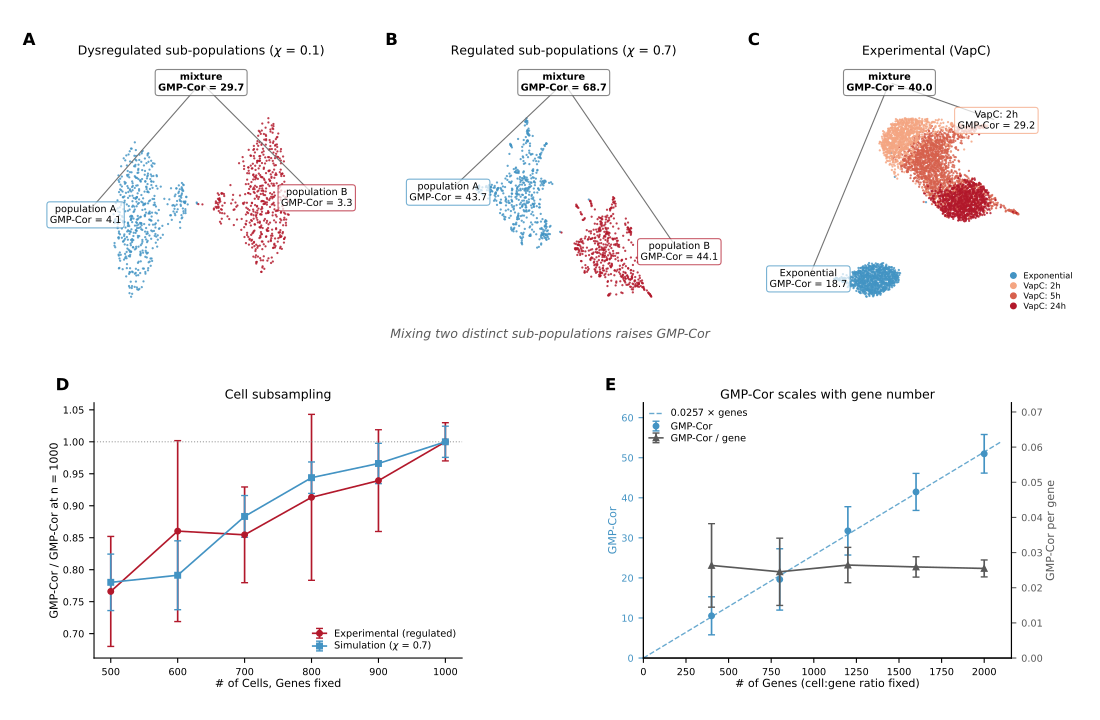

Generate this figure with Python:
import os
import sys
import json

# --- import bootstrap: this script lives in scripts/supplementary_figures/ ----
_HERE = os.path.dirname(os.path.abspath(__file__))
_REPO = os.path.dirname(os.path.dirname(_HERE))                       # repo root
sys.path.insert(0, _REPO)                                             # import src.*
sys.path.insert(0, os.path.join(_REPO, 'scripts', 'figures'))         # figure_functions

import numpy as np
import pandas as pd
import matplotlib.pyplot as plt
from matplotlib.lines import Line2D
from figure_functions import PanelFigure

# ------------------------------------------------------------------
# Supplementary Figure S12
#   Subpopulation mixing and subsampling behaviour of GMP-Cor
#   (Reviewer #1, comments 1 and 2.3).
#
#   Row 1 -- mixing two transcriptomically distinct sub-populations RAISES
#   GMP-Cor; it never lowers it, so a low observed value cannot be an artefact
#   of population heterogeneity.
#     A. simulated dysregulated sub-populations (rho = 0.1)
#     B. simulated regulated sub-populations    (rho = 0.7)
#     C. the experimental counterpart: the VapC UMAP of figure5.py panel C,
#        annotated with the matched-n GMP-Cor of Exponential, VapC-2h and their
#        50/50 mixture, read from the dataset_mixing_ratio run log.
#
#   Row 2 -- how GMP-Cor scales with the size of the matrix.
#     D. cells subsampled, gene panel complete: experiment and simulation follow
#        the same curve.
#     E. cells and genes subsampled together at a fixed cell:gene ratio: GMP-Cor
#        is extensive in the gene count while the per-gene index is invariant.
#        Simulation only -- the experimental matrices have no spare gene
#        dimension to subsample at a fixed ratio.
#
#   Every GMP-Cor in row 1 is computed at a matched cell number (n = 1000), and
#   in the simulated panels on a matched gene panel, because the scrambled
#   threshold is a pure function of matrix shape.
# ------------------------------------------------------------------

fsize = 10

# ── Source runs ──────────────────────────────────────────────────────────────

SIM_LOG_DIR = os.path.join(_REPO, 'results', 'simulation_results', 'logs')
DYS_LOG = os.path.join(SIM_LOG_DIR, 'inverted_subpopulation_mixing_dysregulated_20260830_111402.json')
REG_LOG = os.path.join(SIM_LOG_DIR, 'inverted_subpopulation_mixing_20260830_105044.json')
GENE_LOG = os.path.join(SIM_LOG_DIR, 'subsampling_robustness_rho09_20260615_114715.json')
CELL_LOG = os.path.join(_REPO, 'results', 'subsampling_experimental', 'logs',
                        'subsampling_experimental_2b_20260830_113604.json')
# Mixture computed on the data_for_paper matrices with the FULL union gene panel and
# ALL cells (no subsampling, no Fano cut), under the paper's own exact-case reporter
# drop list -- so the pure populations reproduce their published per-sample values and
# the mixture sits on the same matrices.
MIX_LOG = os.path.join(SIM_LOG_DIR, 'dataset_mixing_ratio_20260830_131921.json')
MIX_LOG_SUB = os.path.join(SIM_LOG_DIR, 'dataset_mixing_ratio_20260830_122400.json')
# Published per-sample GMP-Cor (sum_denoised_ev), the values behind Fig. 2/3.
DATA_METRICS = os.path.join(_REPO, 'results', 'data_metrics', 'data_metrics.csv')
PUB_FILE_1 = 'Expira_biorep_t0A_filtered.csv'    # Exponential
PUB_FILE_2 = 'VapC_biorep_t2A_filtered.csv'      # VapC: 2h
VAPC_UMAP = os.path.join(_REPO, 'scanpy', 'umap_coordinates_vapc.csv')

# ── Palette (matches figure5.py) ─────────────────────────────────────────────

C_EXP = '#4393c3'      # exponential / sub-population A
C_T2 = '#f4a582'       # VapC 2h
C_T5 = '#d6604d'       # VapC 5h
C_TON = '#b2182b'      # VapC 24h / sub-population B
C_SIM = '#4393c3'
C_DATA = '#b2182b'
BOX = dict(boxstyle='round,pad=0.3', facecolor='white', alpha=0.72, linewidth=0.8)


def _load(path):
    with open(path, encoding='utf8') as fh:
        return json.load(fh)


def _subsampling_mixing_values(log):
    """
    shared gene panel, n=900 randomly sampled cells, p=2000 highest fano factor of the shared gene panel

    Returns:
    dictionary with values from run "dataset_mixing_ratio_20260830_122400.csv"
    """
    per = pd.DataFrame(log['per_ratio']).set_index('ratio_1')
    return dict(mixture=per.loc[0.5, 'gmp_cor_mean'],
                sd_mixture=per.loc[0.5, 'gmp_cor_std'],
                d_gmp=per.loc[0.5, 'd_gmp_mean'],
                n_mixture=int(per.loc[0.5, 'n_cells_mean']),
                p_mixture=int(per.loc[0.5, 'p_kept_mean']),
                n_repeats=log['params']['repeats'],
                pure_a=per.loc[1.0, 'gmp_cor_mean'],
                pure_b=per.loc[0.0, 'gmp_cor_mean'])


def _experimental_mixing_values(log):
    """
    Panel C annotation values.

    The two pure populations are the PUBLISHED per-sample GMP-Cor from
    results/data_metrics/data_metrics.csv (column `sum_denoised_ev`) -- the same
    numbers reported per sample elsewhere in the manuscript -- so that the panel is
    comparable to those.

    The mixture is computed by simulations/dataset_mixing_ratio_run.py on the same two
    data_for_paper matrices, using the FULL union gene panel and ALL cells (no
    subsampling, no Fano cut) under the paper's own exact-case reporter drop list.

    In that frame the pure populations reproduce their published values, so the three
    numbers are comparable in a way the earlier top-2000-Fano version was not. The
    mixture still has more genes and more cells than either pure point, both of which
    raise GMP-Cor on their own: see documents/figure_s12_details.md, panel C.
    """
    metrics = pd.read_csv(DATA_METRICS).set_index('file_name')['sum_denoised_ev']
    per = pd.DataFrame(log['per_ratio']).set_index('ratio_1')
    return dict(pure_a=float(metrics.loc[PUB_FILE_1]),
                pure_b=float(metrics.loc[PUB_FILE_2]),
                mixture=per.loc[0.5, 'gmp_cor_mean'],
                sd_mixture=per.loc[0.5, 'gmp_cor_std'],
                d_gmp=per.loc[0.5, 'd_gmp_mean'],
                n_mixture=int(per.loc[0.5, 'n_cells_mean']),
                p_mixture=int(per.loc[0.5, 'p_kept_mean']),
                n_repeats=log['params']['repeats'],
                mix_pure_a=per.loc[1.0, 'gmp_cor_mean'],
                mix_pure_b=per.loc[0.0, 'gmp_cor_mean'])


def _mixing_values(log, sigma_mode='shared'):
    """Pure sub-population and 50/50 mixture GMP-Cor, averaged over repeats."""
    df = pd.DataFrame(log['records'])
    df = df[df['sigma_mode'] == sigma_mode]
    df = df[df['ratio_a'] != 'dysregulated_reference']
    df['ratio_a'] = df['ratio_a'].astype(float)
    g = df.groupby('ratio_a')['gmp_cor'].mean()
    # ratio_a is the fraction of cells drawn from sub-population A
    return dict(pure_a=g.loc[1.0], pure_b=g.loc[0.0], mixture=g.loc[0.5])


def _make_room(ax, xy, xpad=0.18, ypad=0.30):
    """
    Widen the axes limits so annotation boxes can sit in the margin rather than on
    top of the points. Returns (x0, x1, y0, y1, xr, yr) of the DATA extent.
    """
    x, y = np.asarray(xy[:, 0]), np.asarray(xy[:, 1])
    x0, x1, y0, y1 = x.min(), x.max(), y.min(), y.max()
    xr, yr = x1 - x0, y1 - y0
    ax.set_xlim(x0 - xpad * xr, x1 + xpad * xr)
    ax.set_ylim(y0 - 0.05 * yr, y1 + ypad * yr)
    return x0, x1, y0, y1, xr, yr


def _annotate_mixture(ax, pt_a, pt_b, mix_pt, vals, label_a, label_b,
                      color_a, color_b):
    """
    Label each cluster with its own GMP-Cor and draw a box above them, joined to
    both by a line, carrying the GMP-Cor of the mixture. All three positions are
    given by the caller in data coordinates, so the boxes can be placed in the
    margin created by `_make_room` instead of over the point cloud.
    """
    for pt in (pt_a, pt_b):
        ax.annotate('', xy=pt, xytext=mix_pt, zorder=2,
                    arrowprops=dict(arrowstyle='-', color='0.45', lw=0.8,
                                    shrinkA=2, shrinkB=2))

    ax.text(*pt_a, f'{label_a}\nGMP-Cor = {vals["pure_a"]:.1f}',
            fontsize=fsize - 3, ha='center', va='center', zorder=3,
            bbox=dict(**BOX, edgecolor=color_a))
    ax.text(*pt_b, f'{label_b}\nGMP-Cor = {vals["pure_b"]:.1f}',
            fontsize=fsize - 3, ha='center', va='center', zorder=3,
            bbox=dict(**BOX, edgecolor=color_b))
    ax.text(*mix_pt, f'mixture\nGMP-Cor = {vals["mixture"]:.1f}',
            fontsize=fsize - 3, ha='center', va='center', zorder=3,
            fontweight='bold', bbox=dict(**BOX, edgecolor='0.35'))


def _bare(ax):
    for spine in ax.spines.values():
        spine.set_visible(False)
    ax.grid(False)
    ax.set_xticks([])
    ax.set_yticks([])


# ── Panels A / B — simulated sub-population mixtures ─────────────────────────

def _simulated_umap(ax, log, title):
    ex = log['example']
    emb = np.asarray(ex['umap'])
    lab = np.asarray(ex['labels'])
    vals = _mixing_values(log)

    for k, color in ((0, C_EXP), (1, C_TON)):
        ax.scatter(emb[lab == k, 0], emb[lab == k, 1], color=color, alpha=.8,
                   s=.5, zorder=1)

    _bare(ax)
    x0, x1, y0, y1, xr, yr = _make_room(ax, emb, xpad=0.30, ypad=0.34)

    # each cluster's box goes in the margin on its own side, clear of the points
    cen = {k: emb[lab == k].mean(axis=0) for k in (0, 1)}
    a_is_left = cen[0][0] < cen[1][0]
    pt_a = ((x0 - 0.16 * xr) if a_is_left else (x1 + 0.16 * xr), cen[0][1])
    pt_b = ((x1 + 0.16 * xr) if a_is_left else (x0 - 0.16 * xr), cen[1][1])
    mix_pt = ((x0 + x1) / 2, y1 + 0.20 * yr)

    _annotate_mixture(ax, pt_a, pt_b, mix_pt, vals, 'population A', 'population B',
                      C_EXP, C_TON)
    ax.set_title(title, fontsize=fsize - 1, pad=2)
    return vals


def panel_A(ax):
    return _simulated_umap(ax, _load(DYS_LOG),
                           'Dysregulated sub-populations ($\\chi$ = 0.1)')


def panel_B(ax):
    return _simulated_umap(ax, _load(REG_LOG),
                           'Regulated sub-populations ($\\chi$ = 0.7)')


# ── Panel C — experimental VapC UMAP (reproduced from figure5.py panel C) ────

def panel_C(ax):
    data = pd.read_csv(VAPC_UMAP, index_col=0, header=0)
    exp_data = data[data['batch'] == 'exp']
    t2_data = data[data['batch'] == 'T2']
    t5_data = data[np.logical_or(data['batch'] == 'T5A', data['batch'] == 'T5B')]
    ton_data = data[data['batch'] == 'TON']

    for sub, color in ((t5_data, C_T5), (ton_data, C_TON),
                       (exp_data, C_EXP), (t2_data, C_T2)):
        ax.scatter(sub.UMAP_1, sub.UMAP_2, color=color, alpha=.8, s=.5, zorder=1)

    _bare(ax)
    xy = data[['UMAP_1', 'UMAP_2']].to_numpy(dtype=float)
    x0, x1, y0, y1, xr, yr = _make_room(ax, xy, xpad=0.26, ypad=0.34)

    # Exponential sits bottom-left and VapC-2h upper-right in this embedding, so
    # each box goes into the margin on its own side.
    pt_exp = (x0 - 0.14 * xr, exp_data.UMAP_2.mean())
    pt_t2 = (x1 - 0.12 * xr, t2_data.UMAP_2.mean() + 0.10 * yr)
    mix_pt = (x0 + 0.30 * xr, y1 + 0.20 * yr)
    vals = _subsampling_mixing_values(_load(MIX_LOG_SUB))
    _annotate_mixture(ax, pt_exp, pt_t2, mix_pt, vals, 'Exponential', 'VapC: 2h',
                      C_EXP, C_T2)
    ax.set_title('Experimental (VapC)', fontsize=fsize - 1, pad=2)

    handles = [Line2D([], [], marker='o', ls='', color=c, markersize=4, label=l)
               for c, l in ((C_EXP, 'Exponential'), (C_T2, 'VapC: 2h'),
                            (C_T5, 'VapC: 5h'), (C_TON, 'VapC: 24h'))]
    ax.legend(handles=handles, fontsize=fsize - 4, loc='lower right',
              frameon=False, borderpad=0.1, labelspacing=0.25,
              handletextpad=0.2, bbox_to_anchor=(1.04, -0.04))


# ── Panel D — cell subsampling, experiment vs simulation ─────────────────────

def panel_D(ax):
    log = _load(CELL_LOG)
    per_size = pd.DataFrame(log['per_size'])
    ref = log['reference_size']

    arms = [('experimental (sample_2b)', C_DATA, 'o', 'Experimental (regulated)'),
            ('simulated (calibrated, rho=0.7)', C_SIM, 's', 'Simulation ($\\chi$ = 0.7)')]
    for arm, color, marker, label in arms:
        g = per_size[per_size['arm'] == arm].sort_values('n_cells')
        yerr = g['gmp_cor_std'] / g['gmp_cor_mean'] * g['frac_of_reference']
        ax.errorbar(g['n_cells'], g['frac_of_reference'], yerr=yerr, marker=marker,
                    color=color, capsize=2.5, markersize=4, lw=1.2, label=label)

    ax.axhline(1.0, color='0.6', ls=':', lw=0.8)
    ax.set_xlabel('# of Cells, Genes fixed', fontsize=fsize - 2, labelpad=1)
    ax.set_ylabel(f'GMP-Cor / GMP-Cor at n = {ref}', fontsize=fsize - 2, labelpad=2)
    ax.set_title('Cell subsampling', fontsize=fsize - 1, pad=3)
    ax.tick_params(axis='both', labelsize=fsize - 3)
    ax.spines['top'].set_visible(False)
    ax.spines['right'].set_visible(False)
    ax.legend(fontsize=fsize - 3, frameon=False, loc='lower right',
              handlelength=1.4, borderpad=0.1, labelspacing=0.25)


# ── Panel E — gene subsampling at fixed cell:gene ratio (extensivity) ────────

def panel_E(ax):
    log = _load(GENE_LOG)
    per = pd.DataFrame(log['per_size']).sort_values('n_genes')

    ax.errorbar(per['n_genes'], per['mean'], yerr=per['std'], marker='o',
                color=C_SIM, capsize=2.5, markersize=4, lw=1.2, ls='none',
                label='GMP-Cor')
    slope = float(np.sum(per['n_genes'] * per['mean']) / np.sum(per['n_genes'] ** 2))
    xs = np.array([0, per['n_genes'].max() * 1.05])
    ax.plot(xs, slope * xs, color=C_SIM, lw=1.0, ls='--', alpha=0.8,
            label=f'{slope:.4f} $\\times$ genes')
    ax.set_xlim(0, per['n_genes'].max() * 1.08)
    ax.set_ylim(0, per['mean'].max() * 1.25)
    ax.set_xlabel('# of Genes (cell:gene ratio fixed)', fontsize=fsize - 2, labelpad=1)
    ax.set_ylabel('GMP-Cor', fontsize=fsize - 2, labelpad=2, color=C_SIM)
    ax.tick_params(axis='y', labelsize=fsize - 3, colors=C_SIM)
    ax.tick_params(axis='x', labelsize=fsize - 3)
    ax.set_title('GMP-Cor scales with gene number', fontsize=fsize - 1, pad=3)
    ax.spines['top'].set_visible(False)

    ax2 = ax.twinx()
    ax2.errorbar(per['n_genes'], per['mean_per_gene'], yerr=per['std_per_gene'],
                 marker='^', color='0.35', capsize=2.5, markersize=4, lw=1.2,
                 label='GMP-Cor / gene')
    ax2.set_ylabel('GMP-Cor per gene', fontsize=fsize - 2, labelpad=2, color='0.35')
    ax2.set_ylim(0, max(per['mean_per_gene'] + per['std_per_gene']) * 1.9)
    ax2.tick_params(axis='y', labelsize=fsize - 3, colors='0.35')
    ax2.spines['top'].set_visible(False)

    handles = (ax.get_legend_handles_labels()[0] + ax2.get_legend_handles_labels()[0])
    labels = (ax.get_legend_handles_labels()[1] + ax2.get_legend_handles_labels()[1])
    ax.legend(handles, labels, fontsize=fsize - 3, frameon=False, loc='upper left',
              handlelength=1.4, borderpad=0.1, labelspacing=0.25)


# ------------------------------------------------------------------
# BUILD FIGURE
# ------------------------------------------------------------------

pf = PanelFigure(figsize=(11, 7.2), label_offset=(-0.035, 0.035))

pf.add_panel([0.055, 0.575, 0.255, 0.345], label='A', draw_func=panel_A)
pf.add_panel([0.385, 0.575, 0.255, 0.345], label='B', draw_func=panel_B)
pf.add_panel([0.715, 0.575, 0.255, 0.345], label='C', draw_func=panel_C)
pf.add_panel([0.085, 0.085, 0.335, 0.355], label='D', draw_func=panel_D)
pf.add_panel([0.585, 0.085, 0.335, 0.355], label='E', draw_func=panel_E)

pf.fig.text(0.5, 0.535, 'Mixing two distinct sub-populations raises GMP-Cor',
            ha='center', va='center', fontsize=fsize - 1, style='italic', color='0.35')

pf.save(os.path.join(_HERE, 'figure_s12.pdf'), dpi=300)
pf.save(os.path.join(_HERE, 'figure_s12_preview.png'), dpi=200)
print('Saved figure_s12.pdf and figure_s12_preview.png')

for name, log in (('dysregulated', DYS_LOG), ('regulated', REG_LOG)):
    v = _mixing_values(_load(log))
    print(f'{name:<13} pure A={v["pure_a"]:7.2f}  pure B={v["pure_b"]:7.2f}  '
          f'mixture={v["mixture"]:7.2f}  ({v["mixture"] / max(v["pure_a"], v["pure_b"]):.2f}x '
          f'the larger pure population)')
v = _subsampling_mixing_values(_load(MIX_LOG_SUB))
print(f'experimental  Exp={v["pure_a"]:7.2f}  VapC-2h={v["pure_b"]:7.2f}   [published per-sample]')
print(f'              mixture={v["mixture"]:7.2f} +/- {v["sd_mixture"]:.2f}  '
      f'(full union panel, all cells: n={v["n_mixture"]}, p={v["p_mixture"]}, '
      f'{v["n_repeats"]} repeats, dGMP={v["d_gmp"]:.2f})')
#print(f'              same-frame endpoints from that run: Exp={v["mix_pure_a"]:.2f}, '
#      f'VapC-2h={v["mix_pure_b"]:.2f}  (both reproduce their published values)')
